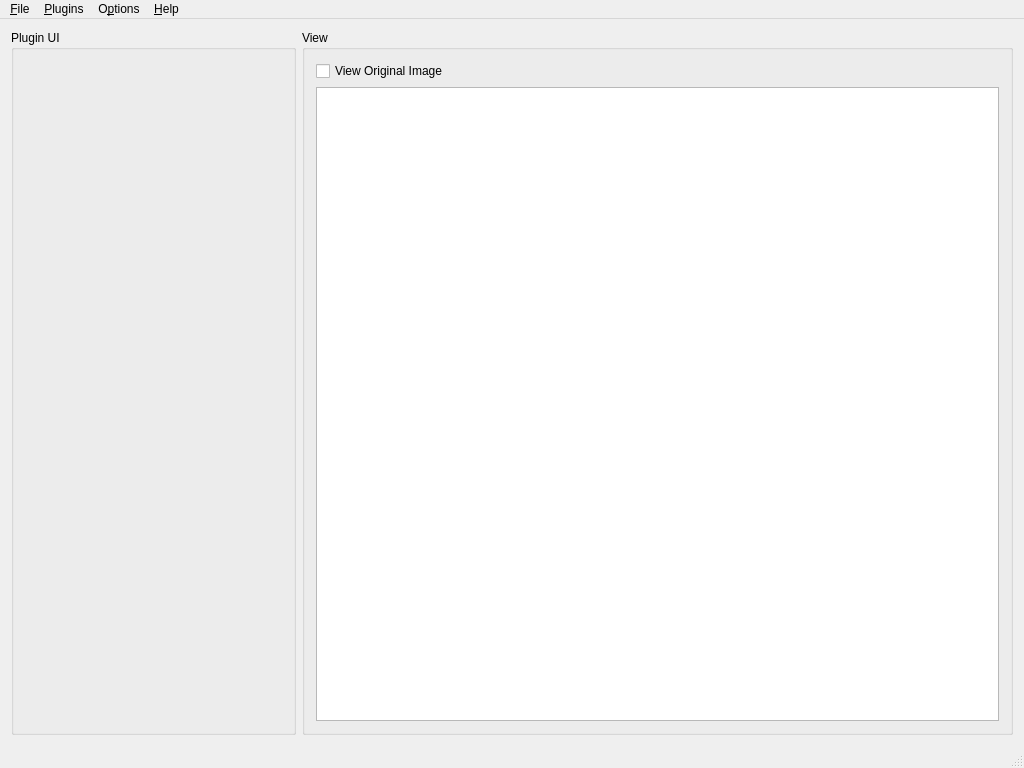
<?xml version="1.0" encoding="UTF-8"?>
<ui version="4.0">
 <class>MainWindow</class>
 <widget class="QMainWindow" name="MainWindow">
  <property name="geometry">
   <rect>
    <x>0</x>
    <y>0</y>
    <width>1024</width>
    <height>768</height>
   </rect>
  </property>
  <property name="minimumSize">
   <size>
    <width>1024</width>
    <height>768</height>
   </size>
  </property>
  <property name="windowTitle">
   <string>Computer Vision</string>
  </property>
  <widget class="QWidget" name="centralWidget">
   <layout class="QGridLayout" name="gridLayout">
    <item row="0" column="0">
     <layout class="QGridLayout" name="gridLayout_2" columnstretch="2,5">
      <item row="0" column="0">
       <widget class="QGroupBox" name="pluginGroup">
        <property name="title">
         <string>Plugin UI</string>
        </property>
        <layout class="QGridLayout" name="gridLayout_4">
         <item row="0" column="0">
          <layout class="QVBoxLayout" name="pluginLayout"/>
         </item>
        </layout>
       </widget>
      </item>
      <item row="0" column="1">
       <widget class="QGroupBox" name="groupBox">
        <property name="title">
         <string>View</string>
        </property>
        <layout class="QGridLayout" name="gridLayout_6">
         <item row="1" column="0">
          <widget class="QEnhancedGraphicsView" name="graphicsView"/>
         </item>
         <item row="0" column="0">
          <layout class="QHBoxLayout" name="horizontalLayout">
           <item>
            <widget class="QCheckBox" name="viewOriginalCheck">
             <property name="text">
              <string>View Original Image</string>
             </property>
            </widget>
           </item>
          </layout>
         </item>
        </layout>
       </widget>
      </item>
     </layout>
    </item>
   </layout>
  </widget>
  <widget class="QStatusBar" name="statusBar"/>
  <widget class="QMenuBar" name="menuBar">
   <property name="geometry">
    <rect>
     <x>0</x>
     <y>0</y>
     <width>1024</width>
     <height>23</height>
    </rect>
   </property>
   <widget class="QMenu" name="menu_File">
    <property name="title">
     <string>&amp;File</string>
    </property>
    <addaction name="actionOpenImage"/>
    <addaction name="separator"/>
    <addaction name="actionSaveImage"/>
    <addaction name="separator"/>
    <addaction name="actionExit"/>
   </widget>
   <widget class="QMenu" name="menu_Plugins">
    <property name="title">
     <string>&amp;Plugins</string>
    </property>
   </widget>
   <widget class="QMenu" name="menu_Options">
    <property name="title">
     <string>O&amp;ptions</string>
    </property>
    <addaction name="actionLanguage"/>
    <addaction name="actionTheme"/>
   </widget>
   <widget class="QMenu" name="menu_Help">
    <property name="title">
     <string>&amp;Help</string>
    </property>
    <addaction name="actionAboutQt"/>
   </widget>
   <addaction name="menu_File"/>
   <addaction name="menu_Plugins"/>
   <addaction name="menu_Options"/>
   <addaction name="menu_Help"/>
  </widget>
  <action name="actionOpenImage">
   <property name="text">
    <string>&amp;Open Image</string>
   </property>
   <property name="shortcut">
    <string>Ctrl+O</string>
   </property>
  </action>
  <action name="actionSaveImage">
   <property name="text">
    <string>&amp;Save Image</string>
   </property>
   <property name="shortcut">
    <string>Ctrl+S</string>
   </property>
  </action>
  <action name="actionExit">
   <property name="text">
    <string>E&amp;xit</string>
   </property>
  </action>
  <action name="actionAboutQt">
   <property name="text">
    <string>&amp;About Qt</string>
   </property>
  </action>
  <action name="actionLanguage">
   <property name="text">
    <string>Language</string>
   </property>
  </action>
  <action name="actionTheme">
   <property name="text">
    <string>Theme</string>
   </property>
  </action>
  <action name="action_Camera">
   <property name="text">
    <string>&amp;Camera</string>
   </property>
  </action>
 </widget>
 <layoutdefault spacing="6" margin="11"/>
 <customwidgets>
  <customwidget>
   <class>QEnhancedGraphicsView</class>
   <extends>QGraphicsView</extends>
   <header>qenhancedgraphicsview.h</header>
  </customwidget>
 </customwidgets>
 <resources/>
 <connections/>
</ui>
